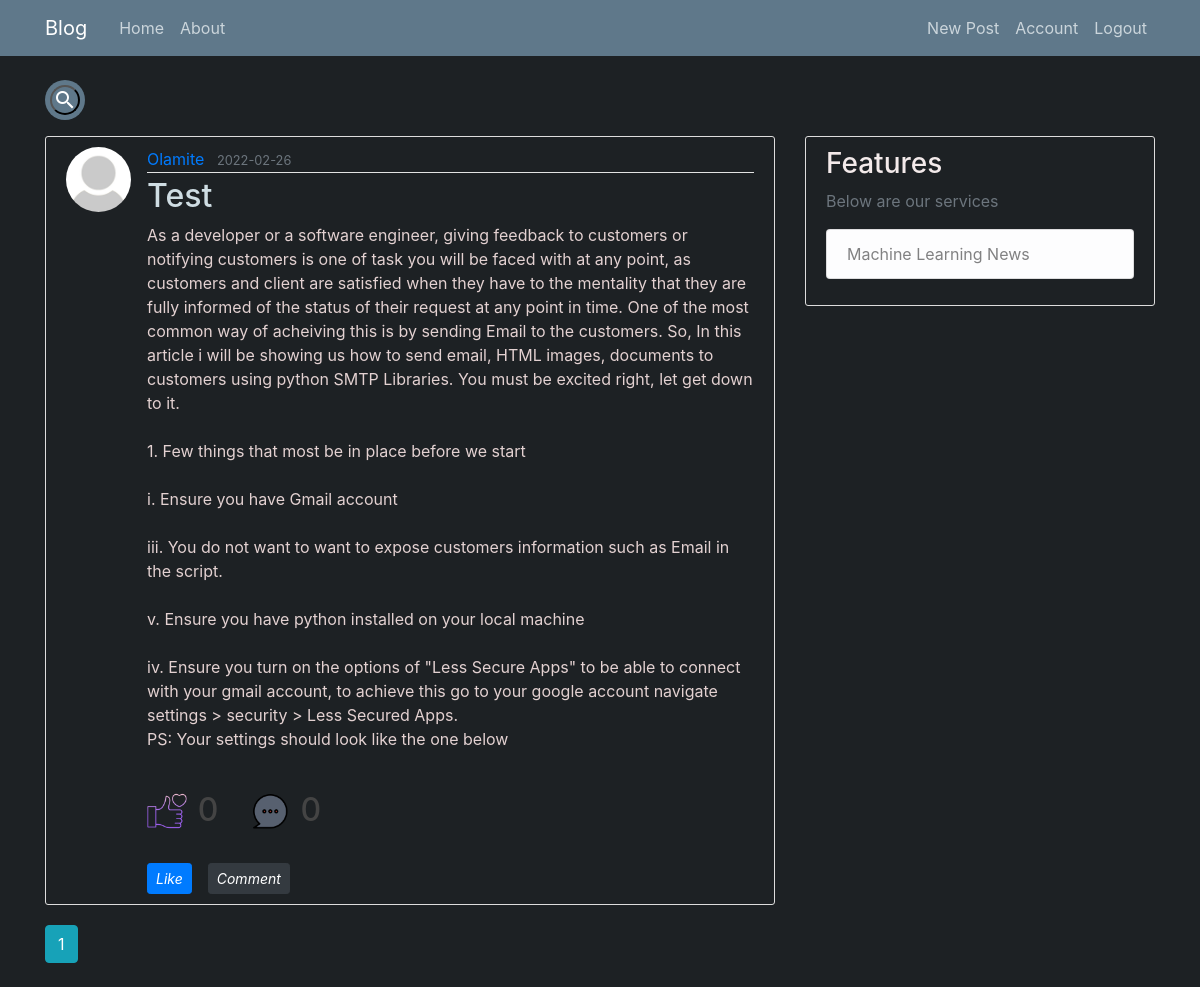
The app's page /home (signed in) with its own data.
### flaskblog/models/PostModel.py (models this page shows, shortened)
class Post(db.Model):
    id = db.Column(db.Integer, primary_key=True)
    title = db.Column(db.String(120), nullable=False)
    date_posted = db.Column(db.DateTime, nullable=False, default=datetime.utcnow)
    content = db.Column(db.Text, nullable=False)
    images = db.Column(db.PickleType, nullable=True, default=None)
    user_id = db.Column(db.Integer, db.ForeignKey('user.id'), nullable=False)
    comments = db.relationship('Comment', backref='comment_post', cascade = "all,delete-orphan", lazy=True)
    post_likes = db.relationship('PostLike', backref='post',   cascade = "all,delete-orphan", lazy='dynamic')

### flaskblog/models/UserModel.py (models this page shows, shortened)
class User(db.Model, UserMixin):
    id = db.Column(db.Integer, primary_key=True)
    username = db.Column(db.String(20), unique=True, nullable=False)
    email = db.Column(db.String(120), unique=True, nullable=False)
    image_file = db.Column(db.String(20), nullable=False, default='default.jpg')
    password = db.Column(db.String(60), nullable=False)
    verified = db.Column(db.Integer, nullable = False, default = 0)
    posts = db.relationship('Post',
                                    backref= 'author',
                                    cascade = "all,delete-orphan",
                                    lazy=True)
    comments = db.relationship('Comment',
                                    backref='comment_author',
                                    cascade = "all,delete-orphan",
                                    lazy=True)
    reply = db.relationship('Reply',
                                    backref='reply_user',
                                    cascade = "all,delete-orphan",
                                    lazy=True)
    post_liked = db.relationship('PostLike',
                                    foreign_keys='PostLike.user_id',
                                    backref='user',
                                    cascade = "all,delete-orphan",
                                    lazy='dynamic')
    comment_liked = db.relationship('CommentLike',
                                    foreign_keys='CommentLike.user_id',
                                    backref='user',
                                    cascade = "all,delete-orphan",
                                    lazy='dynamic')
    reply_liked = db.relationship('ReplyLike',
                                    foreign_keys='ReplyLike.user_id',
                                    backref='user',
                                    cascade = "all,delete-orphan",
                                    lazy='dynamic')
    def has_liked_post(self, post):
        return PostLike.query.filter(PostLike.user_id == self.id, PostLike.post_id == post.id).count() > 0
    def number_of_comments(self, post):
        return Comment.query.filter(Comment.post_id == post.id).count()
    def post_number_of_likes(self, post):
        return PostLike.query.filter(PostLike.post_id == post.id).count()

### flaskblog/main/routes.py (the view)
@main.route('/')
@main.route('/home', methods=['GET', 'POST'])
@login_required
def home():
    page = request.args.get('page', 1, type=int)
    posts = Post.query.order_by(Post.date_posted.desc()).paginate(per_page=5, page=page)
    logger.debug('user {} routed to home page'.format(current_user.get_id()))
    return render_template('home.html', posts=posts, state='home')

### flaskblog/models/UserModel.py (called while the page is built)
@login_manager.user_loader
def load_user(user_id):
    return User.query.get(int(user_id))

### flaskblog/templates/home.html (shortened to what this page needs)
{% extends "layout.html" %}
{% block content %}
<form method = "POST", action = '/search/post'>
  <div class="searchBoxContainer mb-3">
    <div class="searchBox">
                  <button class="searchButton" id = "search">
                            <i class="material-icons">
                            </i>
                  </button>
      </div>
  </div>
</form>
{% if posts.total > 0 %}
    {% for post in posts.items %}
        <article class="media content-section" style="background: #1d2124;" >
         <img class ="rounded-circle article-img" src = "{{url_for('static', filename ='imagefolder/' + post.author.image_file)}}">
          <div class="media-body">
            <div class="article-metadata">
              <a class="mr-2" href="{{url_for('users.user_posts',username =post.author.username)}}">{{ post.author.username }}</a>
              <small class="text-muted">{{ post.date_posted.strftime('%Y-%m-%d') }}</small>
            </div>
            <h2><a class="article-title" style="color: #cfdde3;" href="{{url_for('posts.post', post_id = post.id)}}">{{ post.title }}</a></h2>
            <p class="article-content" style="color: #e3d1d1;">{{ post.content }}</p>
<br>
<div>
  <div style="float: left;">
    <div style="display: flex;">
      <div style="display: flex;float: left; ">
        <h5><img src="{{url_for('static', filename ='imagefolder/like.png')}}" alt="Snow" style="width:40px;height:40px;padding:0px" align:right> &nbsp; <h2>{{current_user.post_number_of_likes(post)}}</h2>
      </div>
    </div>
  </div>
<div>
  <div style="display: flex;">
    &nbsp; &nbsp; &nbsp; &nbsp; <h5><img src="{{url_for('static', filename ='imagefolder/comment.png')}} " alt="Snow" style="width:40px;height:40px;padding:0px;background-color:#1d2124" align="top" > &nbsp;<h2>{{current_user.number_of_comments(post)}}</h2>
  </div>
</div>
  </div>
<br>
             {%if current_user.has_liked_post(post)%}
            <div class="btn-toolbar pull-left">
              <a href="{{url_for('posts.action_like', post_id=post.id, action = 'unlike')}}"> <button  class="btn mr-3 btn-sm btn-secondary like" memberid = {{post.id}}><i class="fa fa-thumbs-up">  Unlike  </i> </button></a>
             <a href="{{url_for('posts.post', post_id=post.id)}}"> <button class="btn btn-sm mr-3 btn-dark"><i class="fa fa-commenting-o">Comment</i> </button></a>
          </div>
          {%else%}
          <div class="btn-toolbar pull-left">
            <a href="{{url_for('posts.action_like', post_id=post.id, action = 'like')}}"> <button  class="btn mr-3 btn-primary btn-sm like" memberid = {{post.id}}><i class="fa fa-thumbs-up">  Like  </i> </button></a>
           <a href="{{url_for('posts.post', post_id=post.id)}}"> <button class="btn mr-3 btn-sm btn-dark"><i class="fa fa-commenting-o">Comment</i> </button></a>
        </div>
          {%endif%}
        </article>
    {% endfor %}
    {% for page_num in posts.iter_pages(left_edge=1, right_edge=1, left_current=1, right_current=2) %}
      {% if page_num %}
        {% if posts.page == page_num %}
          <a class="btn btn-info mb-4" href="{{ url_for('main.home', page=page_num) }}">{{ page_num }}</a>
        {% else %}
          <a class="btn btn-outline-info mb-4" href="{{ url_for('main.home', page=page_num) }}">{{ page_num }}</a>
        {% endif %}
      {% else %}
        ...
      {% endif %}
    {% endfor %}
    {% else %}
    <br>
    <br>
    <br>
    <h1>  No post for the search made </h1>
    {% endif %}
{% endblock content %}

### flaskblog/static/main.css (style rules this page uses)
body { background: #fafafa; color: #333333; margin-top: 5rem; }
h1, h2, h3, h4, h5, h6 { color: #444444; }
.content-section { background: #ffffff; padding: 10px 20px; border: 1px solid #dddddd; border-radius: 3px; margin-bottom: 20px; }
.article-title { color: #444444; }
.article-content { white-space: pre-line; }
.article-img { height: 65px; width: 65px; margin-right: 16px; }
.article-metadata { padding-bottom: 1px; margin-bottom: 4px; border-bottom: 1px solid #e3e3e3 }

### flaskblog/static/style.css (style rules this page uses)
.searchBoxContainer { position: relative; height: 40px; margin-bottom: 25px; }
.searchBox { position: absolute; background: #5f788a; min-height: 30px; border-radius: 30px; padding: 5px; }
.searchButton { color: white; float: right; width: 30px; height: 30px; border-radius: 50%; background: #5f788a; display: flex; justify-content: center; align-items: center; transition: 0.4s; }

### records on screen
Post: image_file (placeholder picture), author.username "Olamite", date_posted "2022-02-26", title "Test", content "As a developer or a software engineer, giving feedback to customers or notifying customers is one of task you will be faced with at any point, as customers and client are satisfied when they have to the mentality that they are fully informed of the status of their request at any point in time. One of the most common way of acheiving this is by sending Email to the customers. So, In this article i will be showing us how to send email, HTML images, documents to customers using python SMTP Libraries. You must be excited right, let get down to it. 1. Few things that most be in place before we start i. Ensure you have Gmail account iii. You do not want to want to expose customers information…", post_number_of_likes "0", number_of_comments "0"

### other values on screen
{{ page_num }} "1"
